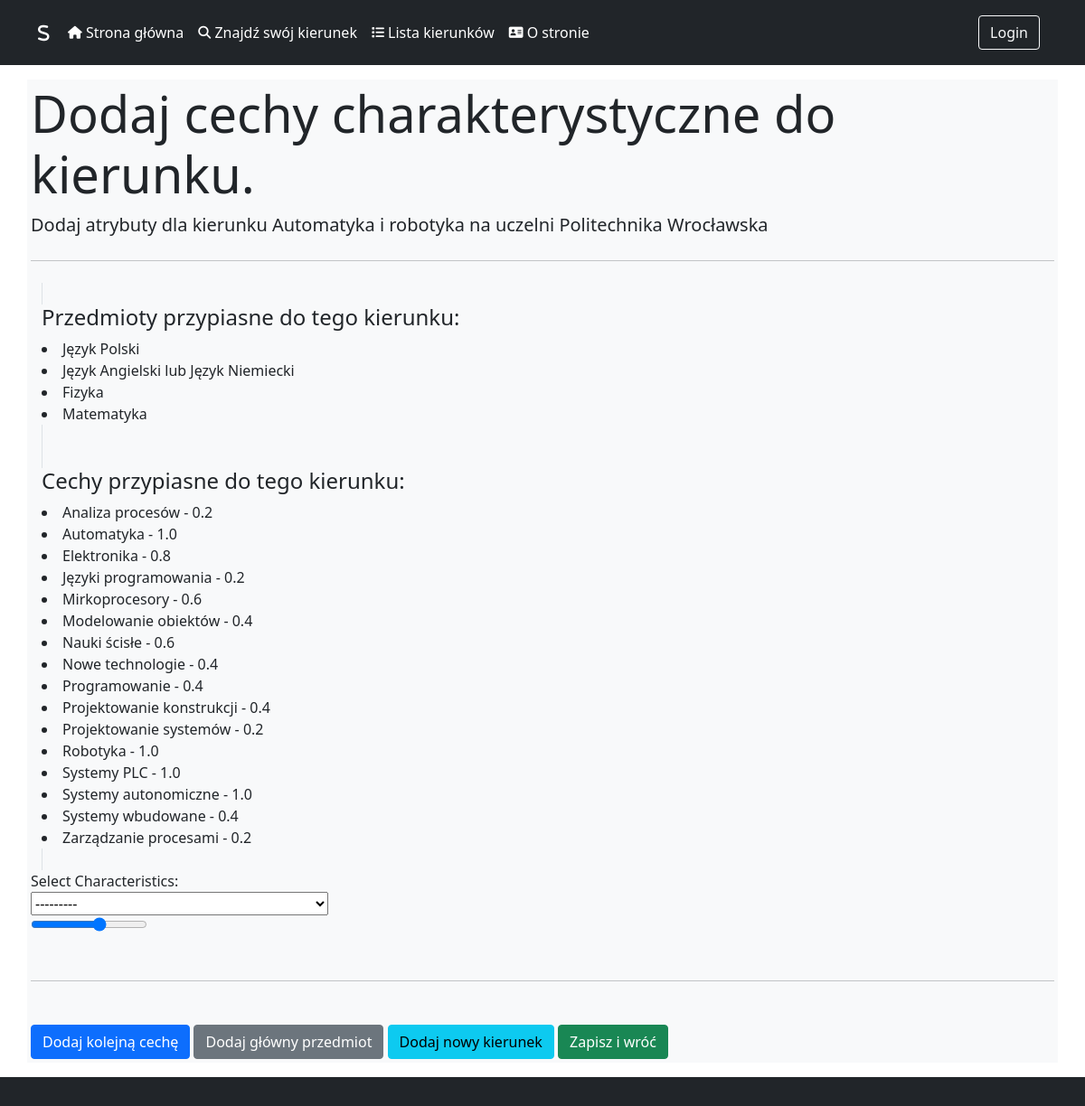
/AddCharacteristicsView/5/, run on the app's committed database.
### supporting_system/models.py (models this page shows, shortened)
class Field_of_Study(models.Model):
    DEGREES = (
        ('Licencjat', 'Licencjat'),
        ('Inżynier', 'Inżynier'),
        ('Magister', 'Magister'),
        ('Jednolite', 'Jednolite')
    )
    STUDY_MODE = (
        ('Stacjonarne','Stacjonarne'),
        ('Niestacjonarne', 'Niestacjonarne'),
        ('Stacjonarne i niestacjonarne', 'Stacjonarne i niestacjonarne')
    )
    name = models.CharField(max_length=100, default='Nieznane studia')
    degree = models.CharField(max_length=20, choices=DEGREES)
    study_mode = models.CharField(max_length=30, choices=STUDY_MODE)
    language = models.CharField(max_length=20,default='Polski')
    university = models.ForeignKey("University", on_delete=models.CASCADE, to_field='id')
    description = models.TextField(max_length=1000)
    link_to_site = models.CharField(max_length=255, default='Brak linku do strony')
    class Meta:
        verbose_name_plural = 'Field of Studies'

class University(models.Model):
    TYPES = (
        ('Uniwersytet','Uniwersytet'),
        ('Akademia Wychowania Fizycznego','Akademia Wychowania Fizycznego'),
        ('Uczelnia Ekonomiczna','Uczelnia Ekonomiczna'),
        ('Uczelnia Pedagogiczna','Uczelnia Pedagogiczna'),
        ('Uczelnia Przyrodniczo-Rolnicza','Uczelnia Przyrodniczo-Rolnicza'),
        ('Uczelnia Techniczna','Uczelnia Techniczna')
    )
    name = models.CharField(max_length=200, default='Nieznany Uniwersytet')
    city = models.CharField(max_length=50, default='Nieznane Miasto')
    type = models.CharField(max_length=30, choices=TYPES)
    rank_overall = models.IntegerField(default=0)
    rank_in_type = models.IntegerField(default=0)
    link_to_site =  models.CharField(max_length=255, default='Brak linku do strony')
    class Meta:
        verbose_name_plural = 'Universities'

class Subjects(models.Model):
    subject = models.CharField(max_length=80, default='Nieznany Przedmiot')
    class Meta:
        verbose_name_plural = 'Subjects'

### supporting_system/views.py (the view, shortened to what this page needs)
# urls.py: path('AddCharacteristicsView/<str:field_of_study_id>/', AddCharacteristicsView.as_view(), name='AddCharacteristicsView'),
class AddCharacteristicsView(FormView):
    template_name = 'supporting_system/add_characteristics_view.html'
    form_class = CharacteristicsForm
    def get_initial(self):
        initial = super().get_initial()
        field_of_study_id = self.kwargs.get('field_of_study_id')
        if field_of_study_id:
            try:
                field_of_study = Field_of_Study.objects.get(id=field_of_study_id)
                initial['field_of_study'] = field_of_study
            except Field_of_Study.DoesNotExist:
                pass
        return initial

### supporting_system/forms.py (shortened to what this page needs)
class CharacteristicsForm(forms.ModelForm):
    attributes = forms.ModelChoiceField(
        queryset=Attributes.objects.all().order_by('attribute'),
        )
    fit = forms.FloatField(
        widget=forms.NumberInput(attrs={'type': 'range', 'step': '0.2', 'min': '0.0', 'max': '1.0'}),)
    class Meta:
        model = Characteristics
        fields = ['field_of_study','attribute', 'fit']

### supporting_system/models.py (called while the page is built)
    def __str__(self):
        return f'{self.attribute}'

### supporting_system/templatetags/tags.py (called while the page is built)
@register.filter(name='return_field_of_study')
def return_field_of_study(id):
    obj = Field_of_Study.objects.get(id=id)
    return f'{obj.name} na uczelni {obj.university.name}'

@register.filter(name='return_characteristics_of_given_field')
def return_characteristics_of_given_field(id):
    obj = Characteristics.objects.filter(field_of_study=id).all().order_by('attribute__attribute')
    to_display = []
    for attribiute in obj:
        to_display.append(f'{attribiute.attribute} - {attribiute.fit}')
    return to_display

@register.filter(name='return_subjects_with_alternatives_of_given_field')
def return_subject_with_alternatives_of_given_field(id):
    obj = Exam_Subjects.objects.filter(field_of_study=id).all().order_by('subject')
    to_display = []
    for attribiute in obj:
        try:
            alternative_obj = Alternative_Exam_Subjects.objects.filter(main_subject=attribiute.id).all().order_by('subject__subject')
            temp_string = f'{attribiute.subject.subject}'
            for alternative_subject in alternative_obj:
                temp_string += f' lub {alternative_subject.subject.subject}'
            to_display.append(temp_string)
        except Alternative_Exam_Subjects.DoesNotExist:
            to_display.append(attribiute.subject.subject)
    if to_display == []:
        to_display = None
    return to_display

@register.filter(name='check_if_discover_url')
def check_if_discover_url(url):
    if 'Discover' in url:
        return True
    else:
        return False

### supporting_system/templates/supporting_system/add_characteristics_view.html (shortened to what this page needs)
{% extends "base.html" %}
{% load tags %}
{% block content %}
<div class="jumbotron">
    <h2 class="display-4">Dodaj cechy charakterystyczne do kierunku.</h2>
    <p class="lead">Dodaj atrybuty dla kierunku {{ form.field_of_study.value|return_field_of_study }}</p>
    <hr class="my-4">
</div>
<div class="container">
    <span class="border">
        <h4>Przedmioty przypiasne do tego kierunku:</h4>
        {%for subject in form.field_of_study.value|return_subjects_with_alternatives_of_given_field %}
            <li>{{ subject }}</li>
        {% endfor %}
    </span>
</div>
<div class="container">
    <span class="border">
        <h4>Cechy przypiasne do tego kierunku:</h4>
        {%for attribute in form.field_of_study.value|return_characteristics_of_given_field %}
            <li>{{ attribute }}</li>
        {%  endfor %}
    </span>
</div>
<form method="post" enctype="multipart/form-data">
    <div class="form-group">
        <label for="{{ form.subject.id_for_label }}">Select Characteristics:</label><br>
        <div class="form-row">
            <div class="col">
               {{ form.attributes }}
            </div>
            <div class="col">
                {{ form.fit }}
            </div>
        </div>
    </div>
    <br>
    <hr class="my-4">
    <br>
    <div class="btn-group-justified">
        <button type="submit" class="btn btn-primary" name="another">Dodaj kolejną cechę</button>
        <button type="submit" class="btn btn-secondary" name="main">Dodaj główny przedmiot</button>
        <button type="submit" class="btn btn-info" name="field">Dodaj nowy kierunek</button>
        <button type="submit" class="btn btn-success" name="save">Zapisz i wróć</button>
    </div>
</form>
{% endblock %}

### data on the page
Field_of_Study: field_of_study.value|return_field_of_study "Automatyka i robotyka na uczelni Politechnika Wrocławska"
Subjects: value "Język Polski"
Subjects: value "Fizyka"
Subjects: value "Matematyka"

### other printed values
{{ subject }} "Język Angielski lub Język Niemiecki"
{{ attribute }} "Analiza procesów - 0.2" "Automatyka - 1.0" "Elektronika - 0.8" "Języki programowania - 0.2" "Mirkoprocesory - 0.6" "Modelowanie obiektów - 0.4" "Nauki ścisłe - 0.6" "Nowe technologie - 0.4" "Programowanie - 0.4" "Projektowanie konstrukcji - 0.4" "Projektowanie systemów - 0.2" "Robotyka - 1.0" "Systemy PLC - 1.0" "Systemy autonomiczne - 1.0" "Systemy wbudowane - 0.4" "Zarządzanie procesami - 0.2"
